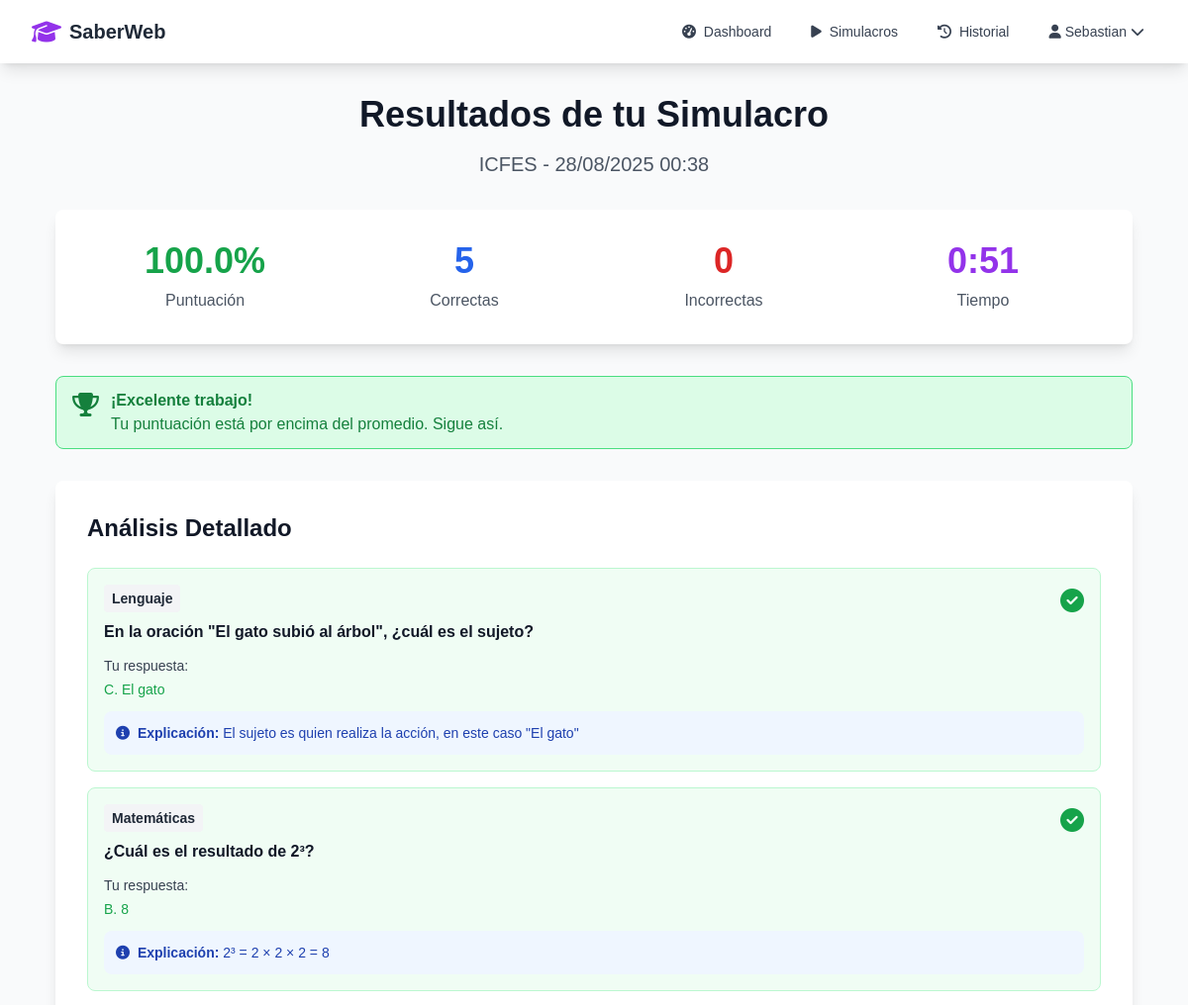
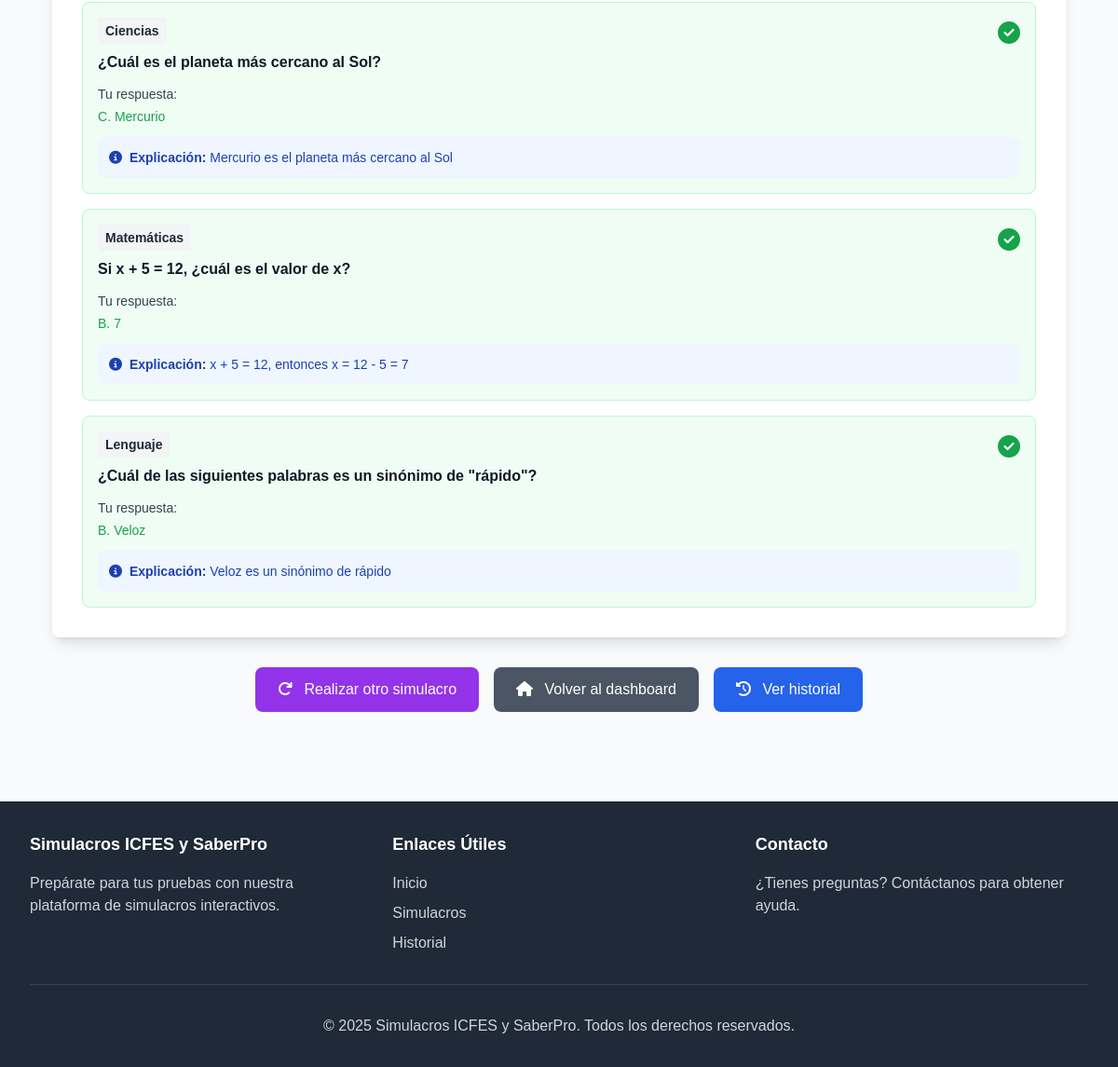
/results/2 (signed in), run on the app's committed database (2 pictures, top to bottom).
### Models.py (models this page shows, shortened)
class User(UserMixin, db.Model):
    id = db.Column(db.Integer, primary_key=True)
    username = db.Column(db.String(80), unique=True, nullable=False)
    email = db.Column(db.String(120), unique=True, nullable=False)
    password_hash = db.Column(db.String(255), nullable=False)
    created_at = db.Column(db.DateTime, default=datetime.utcnow)
    test_results = db.relationship('TestResult', backref='user', lazy=True)

class TestResult(db.Model):
    id = db.Column(db.Integer, primary_key=True)
    user_id = db.Column(db.Integer, db.ForeignKey('user.id'), nullable=False)
    test_type = db.Column(db.String(20), nullable=False)
    score = db.Column(db.Float, nullable=False)
    total_questions = db.Column(db.Integer, nullable=False)
    correct_answers = db.Column(db.Integer, nullable=False)
    time_taken = db.Column(db.Integer, nullable=False)  # en segundos
    completed_at = db.Column(db.DateTime, default=datetime.utcnow)
    answers = db.relationship('TestAnswer', backref='test_result', lazy=True)

class Question(db.Model):
    id = db.Column(db.Integer, primary_key=True)
    test_type = db.Column(db.String(20), nullable=False)  # 'ICFES' o 'SaberPro'
    category = db.Column(db.String(50), nullable=False)
    question_text = db.Column(db.Text, nullable=False)
    option_a = db.Column(db.Text, nullable=False)
    option_b = db.Column(db.Text, nullable=False)
    option_c = db.Column(db.Text, nullable=False)
    option_d = db.Column(db.Text, nullable=False)
    correct_answer = db.Column(db.String(1), nullable=False)
    explanation = db.Column(db.Text)

### App.py (the view)
@app.route('/results/<int:test_id>')
@login_required
def view_results(test_id):
    result = TestResult.query.get_or_404(test_id)
    if result.user_id != current_user.id:
        flash('No tienes permiso para ver estos resultados')
        return redirect(url_for('dashboard'))
    answers = TestAnswer.query.filter_by(test_result_id=test_id).all()
    questions_with_answers = [{'question': Question.query.get(a.question_id), 'user_answer': a.user_answer, 'is_correct': a.is_correct} for a in answers]
    return render_template('results.html', result=result, questions=questions_with_answers)

### Database.py (called while the page is built)
@login_manager.user_loader
def load_user(user_id):
    return User.query.get(int(user_id))

### templates/results.html (shortened to what this page needs)
{% extends 'base.html' %}
{% block content %}
<div class="max-w-6xl mx-auto px-4 sm:px-6 lg:px-8 py-8">
    <div class="text-center mb-8">
        <h1 class="text-4xl font-bold text-gray-900 mb-4">Resultados de tu Simulacro</h1>
        <p class="text-xl text-gray-600">{{ result.test_type }} - {{ result.completed_at.strftime('%d/%m/%Y %H:%M') }}</p>
    </div>
    <div class="bg-white rounded-lg shadow-lg p-8 mb-8">
        <div class="grid md:grid-cols-4 gap-6 text-center">
            <div>
                <div class="text-4xl font-bold {% if result.score >= 70 %}text-green-600{% elif result.score >= 50 %}text-yellow-600{% else %}text-red-600{% endif %}">
                    {{ "%.1f"|format(result.score) }}%
                </div>
                <p class="text-gray-600 mt-2">Puntuación</p>
            </div>
            <div>
                <div class="text-4xl font-bold text-blue-600">{{ result.correct_answers }}</div>
                <p class="text-gray-600 mt-2">Correctas</p>
            </div>
            <div>
                <div class="text-4xl font-bold text-red-600">{{ result.total_questions - result.correct_answers }}</div>
                <p class="text-gray-600 mt-2">Incorrectas</p>
            </div>
            <div>
                <div class="text-4xl font-bold text-purple-600">{{ result.time_taken // 60 }}:{{ "%02d"|format(result.time_taken % 60) }}</div>
                <p class="text-gray-600 mt-2">Tiempo</p>
            </div>
        </div>
    </div>
    <div class="mb-8">
        {% if result.score >= 70 %}
            <div class="bg-green-100 border border-green-400 text-green-700 px-4 py-3 rounded-lg">
                <div class="flex">
                    <i class="fas fa-trophy text-2xl mr-3"></i>
                    <div>
                        <p class="font-bold">¡Excelente trabajo!</p>
                        <p>Tu puntuación está por encima del promedio. Sigue así.</p>
                    </div>
                </div>
            </div>
        {% endif %}
    </div>
    <div class="bg-white rounded-lg shadow-lg p-8">
        <h2 class="text-2xl font-bold text-gray-900 mb-6">Análisis Detallado</h2>
        <div class="space-y-4">
            {% for item in questions %}
                <div class="border rounded-lg p-4 {% if item.is_correct %}bg-green-50 border-green-200{% else %}bg-red-50 border-red-200{% endif %}">
                    <div class="flex justify-between items-start mb-3">
                        <div class="flex-1">
                            <span class="inline-block bg-gray-100 text-gray-800 text-sm font-semibold px-2 py-1 rounded mb-2">
                                {{ item.question.category }}
                            </span>
                            <h3 class="font-semibold text-gray-900">{{ item.question.question_text }}</h3>
                        </div>
                        <div class="ml-4">
                            {% if item.is_correct %}
                                <i class="fas fa-check-circle text-2xl text-green-600"></i>
                            {% else %}
                                <i class="fas fa-times-circle text-2xl text-red-600"></i>
                            {% endif %}
                        </div>
                    </div>
                    <div class="grid md:grid-cols-2 gap-4 text-sm">
                        <div>
                            <p class="font-medium text-gray-700 mb-1">Tu respuesta:</p>
                            <p class="{% if item.is_correct %}text-green-600{% else %}text-red-600{% endif %}">
                                {{ item.user_answer }}. {% if item.user_answer == 'A' %}{{ item.question.option_a }}{% elif item.user_answer == 'B' %}{{ item.question.option_b }}{% elif item.user_answer == 'C' %}{{ item.question.option_c }}{% elif item.user_answer == 'D' %}{{ item.question.option_d }}{% endif %}
                            </p>
                        </div>
                    </div>
                    {% if item.question.explanation %}
                        <div class="mt-3 p-3 bg-blue-50 rounded-lg">
                            <p class="text-sm text-blue-800">
                                <i class="fas fa-info-circle mr-1"></i>
                                <strong>Explicación:</strong> {{ item.question.explanation }}
                            </p>
                        </div>
                    {% endif %}
                </div>
            {% endfor %}
        </div>
    </div>
    <div class="mt-8 flex flex-col sm:flex-row gap-4 justify-center">
        <a href="{{ url_for('select_test') }}" class="bg-purple-600 text-white px-6 py-3 rounded-lg text-center hover:bg-purple-700 transition">
            <i class="fas fa-redo mr-2"></i> Realizar otro simulacro
        </a>
        <a href="{{ url_for('dashboard') }}" class="bg-gray-600 text-white px-6 py-3 rounded-lg text-center hover:bg-gray-700 transition">
            <i class="fas fa-home mr-2"></i> Volver al dashboard
        </a>
        <a href="{{ url_for('history') }}" class="bg-blue-600 text-white px-6 py-3 rounded-lg text-center hover:bg-blue-700 transition">
            <i class="fas fa-history mr-2"></i> Ver historial
        </a>
    </div>
</div>
{% endblock %}

### templates/base.html (shortened to what this page needs)
<!DOCTYPE html>
<html lang="es">
<head>
    <script src="https://cdn.tailwindcss.com"></script>
    <link rel="stylesheet" href="https://cdnjs.cloudflare.com/ajax/libs/font-awesome/6.4.0/css/all.min.css">
    <link rel="stylesheet" href="/styles/main.css">
</head>
<body class="bg-gray-50 min-h-screen">
    <nav class="bg-white shadow-lg">
        <div class="max-w-7xl mx-auto px-4 sm:px-6 lg:px-8">
            <div class="flex justify-between h-16">
                <div class="flex items-center">
                    <a href="{{ url_for('index') }}" class="flex items-center">
                        <i class="fas fa-graduation-cap text-2xl text-purple-600 mr-2"></i>
                        <span class="text-xl font-bold text-gray-800">SaberWeb</span>
                    </a>
                </div>
                <div class="flex items-center space-x-4">
                    {% if current_user.is_authenticated %}
                        <a href="{{ url_for('dashboard') }}" class="text-gray-700 hover:text-purple-600 px-3 py-2 rounded-md text-sm font-medium">
                            <i class="fas fa-tachometer-alt mr-1"></i> Dashboard
                        </a>
                        <a href="{{ url_for('select_test') }}" class="text-gray-700 hover:text-purple-600 px-3 py-2 rounded-md text-sm font-medium">
                            <i class="fas fa-play mr-1"></i> Simulacros
                        </a>
                        <a href="{{ url_for('history') }}" class="text-gray-700 hover:text-purple-600 px-3 py-2 rounded-md text-sm font-medium">
                            <i class="fas fa-history mr-1"></i> Historial
                        </a>
                        <div class="relative group">
                            <button class="flex items-center text-gray-700 hover:text-purple-600 px-3 py-2 rounded-md text-sm font-medium">
                                <i class="fas fa-user mr-1"></i> {{ current_user.username }}
                                <i class="fas fa-chevron-down ml-1"></i>
                            </button>
                        </div>
                    {% endif %}
                </div>
            </div>
        </div>
    </nav>
    <main>
        {% block content %}{% endblock %}
    </main>
    <footer class="bg-gray-800 text-white mt-16">
        <div class="max-w-7xl mx-auto px-4 sm:px-6 lg:px-8 py-8">
            <div class="grid md:grid-cols-3 gap-8">
                <div>
                    <h3 class="text-lg font-semibold mb-4">Simulacros ICFES y SaberPro</h3>
                    <p class="text-gray-300">Prepárate para tus pruebas con nuestra plataforma de simulacros interactivos.</p>
                </div>
                <div>
                    <h3 class="text-lg font-semibold mb-4">Enlaces Útiles</h3>
                    <ul class="space-y-2 text-gray-300">
                        <li><a href="{{ url_for('index') }}" class="hover:text-white">Inicio</a></li>
                        {% if current_user.is_authenticated %}
                            <li><a href="{{ url_for('select_test') }}" class="hover:text-white">Simulacros</a></li>
                            <li><a href="{{ url_for('history') }}" class="hover:text-white">Historial</a></li>
                        {% endif %}
                    </ul>
                </div>
                <div>
                    <h3 class="text-lg font-semibold mb-4">Contacto</h3>
                    <p class="text-gray-300">¿Tienes preguntas? Contáctanos para obtener ayuda.</p>
                </div>
            </div>
            <div class="border-t border-gray-700 mt-8 pt-8 text-center text-gray-300">
                <p>&copy; 2025 Simulacros ICFES y SaberPro. Todos los derechos reservados.</p>
            </div>
        </div>
    </footer>
</body>
</html>

### styles/main.css (style rules this page uses)
body { font-family: Arial, sans-serif; background-color: #f4f4f4; margin: 0; padding: 0; }

### data on the page
User: username "Sebastian"
TestResult: test_type "ICFES", completed_at "28/08/2025 00:38", score "100.0", correct_answers "5", result.total_questions-result.correct_answers "0", time_taken "0", result.time_taken%60 "51"
Question: question.category "Lenguaje", question.question_text "En la oración \"El gato subió al árbol\", ¿cuál es el sujeto?", question.option_c "El gato", question.explanation "El sujeto es quien realiza la acción, en este caso \"El gato\""
Question: question.category "Matemáticas", question.question_text "¿Cuál es el resultado de 2³?", question.option_b "8", question.explanation "2³ = 2 × 2 × 2 = 8"
Question: question.category "Ciencias", question.question_text "¿Cuál es el planeta más cercano al Sol?", question.option_c "Mercurio", question.explanation "Mercurio es el planeta más cercano al Sol"
Question: question.category "Matemáticas", question.question_text "Si x + 5 = 12, ¿cuál es el valor de x?", question.option_b "7", question.explanation "x + 5 = 12, entonces x = 12 - 5 = 7"
Question: question.category "Lenguaje", question.question_text "¿Cuál de las siguientes palabras es un sinónimo de \"rápido\"?", question.option_b "Veloz", question.explanation "Veloz es un sinónimo de rápido"

### other printed values
{{ item.user_answer }} "C" "B" "C" "B" "B"
